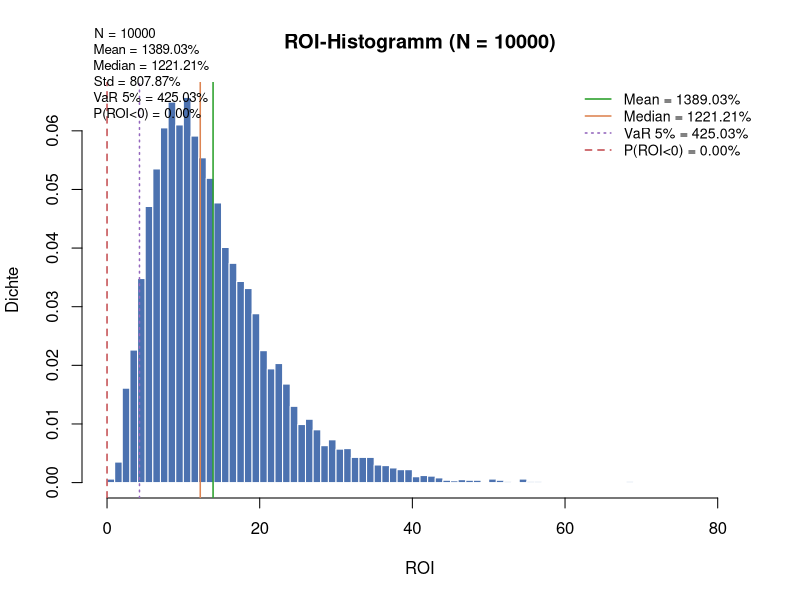
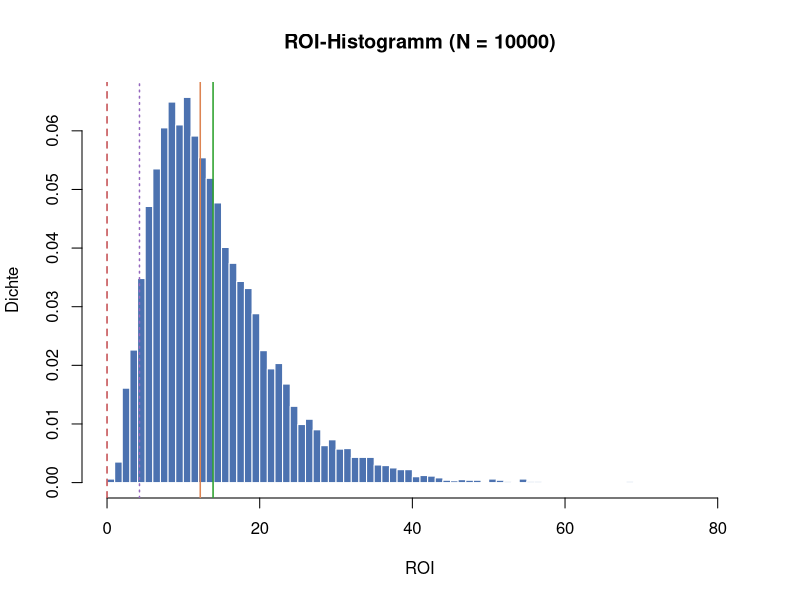

Reproduce these figures in R, in order.
#!/usr/bin/env Rscript
# -*- coding: utf-8 -*-
# =============================================================================
# Monte-Carlo-ROI-Simulation für ölindustrielle Investitionsprojekte
# -----------------------------------------------------------------------------
# Einfache RStudio-Implementierung des im Working Paper
# "Stochastische ROI-Bewertung mittels Monte-Carlo-Simulation" (Scho &
# Finkenzeller, 2026) beschriebenen Vier-Variablen-Modells.
#
# Verwendet ausschließlich Base-R (stats, graphics) — keine zusätzlichen
# Pakete erforderlich. Die Verteilungen und Kennzahlen sind 1:1 kompatibel
# zur Python-Referenzimplementierung in src/monte_carlo_roi.py.
#
# Aufruf:
#     Rscript mc_simulation.R                       # Standardparameter
#     Rscript mc_simulation.R --iterations 50000    # mehr Iterationen
#     Rscript mc_simulation.R --seed 7              # anderer Zufallssamen
#     Rscript mc_simulation.R --kein-plot           # ohne Histogramm
#
# Ausgaben (im Output-Verzeichnis, default ./output):
#     results_r.csv      Stichprobe (CAPEX, OPEX, Volumen, Preis, ROI)
#     results_r.json     Kennzahlen als JSON (für Vergleich mit Python)
#     roi_histogramm.pdf ROI-Histogramm mit VaR-Linie (Base-R-Graphics)
# =============================================================================

# ---------------------------------------------------------------------------
# 1. Argumente parsen (sehr einfach, nur Long-Optionen)
# ---------------------------------------------------------------------------

parse_args <- function(args) {
  defaults <- list(
    iter    = 10000L,
    seed    = 42L,
    ausgabe = "output",
    plot    = TRUE
  )
  i <- 1L
  while (i <= length(args)) {
    a <- args[[i]]
    if (a == "--iterations" || a == "--n") {
      defaults$iter <- as.integer(args[[i + 1L]]); i <- i + 2L
    } else if (a == "--seed") {
      defaults$seed <- as.integer(args[[i + 1L]]); i <- i + 2L
    } else if (a == "--output-dir" || a == "--ausgabe") {
      defaults$ausgabe <- args[[i + 1L]]; i <- i + 2L
    } else if (a == "--kein-plot" || a == "--no-plot") {
      defaults$plot <- FALSE; i <- i + 1L
    } else {
      i <- i + 1L
    }
  }
  defaults
}

# ---------------------------------------------------------------------------
# 2. Eingabeparameter (Dreiecksverteilung & Lognormalverteilung)
# ---------------------------------------------------------------------------
# Werte in $M (CAPEX, OPEX), M Barrel (Volumen) bzw. $/Barrel (Preis).
# Preise in $/Barrel, Volumen in M Barrel, CAPEX/OPEX in $M.
# Damit ist (Preis * Volumen) bereits in $M und alle Terme in der ROI-Formel
# sind dimensionskonsistent.

# Standardkonfiguration passend zu Abschnitt 4 des Papers.
capex_min   <- 500.0;  capex_modus  <- 750.0;  capex_max  <- 1200.0
opex_min    <- 80.0;   opex_modus   <- 120.0;  opex_max   <- 200.0
volumen_min <- 50.0;   volumen_modus <- 150.0; volumen_max <- 300.0

# Lognormal-Parameter im Log-Raum (siehe Paper §3.2.2 und Python-Referenz).
# Erwartungswert ≈ 70 $/Barrel, Streuung ≈ 25 $/Barrel.
# Hinweis: In der Python-Referenz werden mean/sigma im Dollar-Raum angegeben
# und intern in (mu_ln, sigma_ln) umgerechnet. Hier geben wir die Log-Raum-
# Parameter direkt an — die Werte 4.20 / 0.35 entsprechen der im Paper
# dokumentierten Parametrisierung und liefern E[X] ≈ 71, σ_X ≈ 25.
preis_mu    <- 4.20
preis_sigma <- 0.35

# ---------------------------------------------------------------------------
# 3. Verteilungsfunktionen (Base-R, keine Zusatzpakete)
# ---------------------------------------------------------------------------

# Stichprobe einer Dreiecksverteilung Tri(min, modus, max) der Länge n.
# Base-R bietet keine Dreiecksverteilung — wir leiten sie aus der
# allgemeinen inversen Verteilungsfunktion ab (siehe Wikipedia / Press et al.).
rtriang <- function(n, minimum, modus, maximum) {
  u <- runif(n)
  fc <- (modus - minimum) / (maximum - minimum)  # = c in der F-Verteilung
  # Inversionsmethode: Fallunterscheidung an der Mode-Position.
  links  <- u < fc
  rechts <- !links
  out <- numeric(n)
  out[links]  <- minimum + sqrt(u[links]  * (maximum - minimum) * (modus - minimum))
  out[rechts] <- maximum - sqrt((1.0 - u[rechts]) *
                                (maximum - minimum) * (maximum - modus))
  out
}

# Stichprobe einer Lognormalverteilung im Log-Raum.
# rlnorm(n, meanlog = mu, sdlog = sigma) liefert X = exp(Y) mit
# Y ~ N(mu, sigma^2).  Damit ist E[X] = exp(mu + sigma^2/2) und
# Var[X] = (exp(sigma^2) - 1) * exp(2 mu + sigma^2).
rlogn_raum <- function(n, mu_ln, sigma_ln) {
  rlnorm(n, meanlog = mu_ln, sdlog = sigma_ln)
}

# Analytische Momente der Lognormalvariablen (für Plausibilitätsreport).
lognormal_momente <- function(mu_ln, sigma_ln) {
  mittelwert <- exp(mu_ln + sigma_ln^2 / 2)
  varianz    <- (exp(sigma_ln^2) - 1) * exp(2 * mu_ln + sigma_ln^2)
  list(mittelwert = mittelwert, varianz = varianz)
}

# ---------------------------------------------------------------------------
# 4. Simulation
# ---------------------------------------------------------------------------

run_simulation <- function(n_iter, startwert) {
  set.seed(startwert)

  cat(sprintf("[INFO] Ziehe %d Stichproben aus den vier Verteilungen ...\n", n_iter))

  capex   <- rtriang(n_iter, capex_min,   capex_modus,   capex_max)
  opex    <- rtriang(n_iter, opex_min,    opex_modus,    opex_max)
  volumen <- rtriang(n_iter, volumen_min, volumen_modus, volumen_max)

  preis <- rlogn_raum(n_iter, preis_mu, preis_sigma)

  # ROI = (Preis * Volumen - CAPEX - OPEX) / CAPEX  (alle Terme in $M)
  umsatz   <- preis * volumen
  gewinn   <- umsatz - capex - opex
  roi      <- gewinn / capex

  list(capex = capex, opex = opex, volumen = volumen, preis = preis, roi = roi)
}

# ---------------------------------------------------------------------------
# 5. Kennzahlen
# ---------------------------------------------------------------------------

kennzahlen <- function(roi) {
  n   <- length(roi)
  sor <- sort(roi)
  perzentil <- function(q) {
    pos <- (n - 1) * (q / 100)
    lo  <- floor(pos); hi <- ceiling(pos)
    if (lo == hi) sor[lo + 1L] else sor[lo + 1L] + (sor[hi + 1L] - sor[lo + 1L]) *
                                                       (pos - lo)
  }
  m  <- mean(roi)
  sd_ <- sd(roi)                         # Stichprobenstandardabweichung
  schiefe <- mean(((roi - m) / sd_)^3)
  kurt    <- mean(((roi - m) / sd_)^4) - 3

  list(
    n                    = n,
    mean                 = m,
    median               = median(roi),
    std                  = sd_,
    p05                  = perzentil(5),
    p25                  = perzentil(25),
    p75                  = perzentil(75),
    p95                  = perzentil(95),
    min                  = min(roi),
    max                  = max(roi),
    var_5pct             = perzentil(5),   # Value-at-Risk auf 5 %-Niveau
    probability_of_loss  = mean(roi < 0),
    skewness             = schiefe,
    kurtosis             = kurt
  )
}

# ---------------------------------------------------------------------------
# 6. Plot (Base-R-Graphics — keine Pakete erforderlich)
# ---------------------------------------------------------------------------

plot_roi <- function(roi, kz, ausgabe) {
  pdf_path <- file.path(ausgabe, "roi_histogramm.pdf")
  png_path <- file.path(ausgabe, "roi_histogramm.png")

  # PDF-Hauptdatei
  pdf(pdf_path, width = 10, height = 6)

  # Haupt-Histogramm
  hist(roi, breaks = 80, freq = FALSE, col = "#4c72b0", border = "white",
       main = sprintf("ROI-Histogramm (N = %d)", length(roi)),
       xlab = "ROI", ylab = "Dichte")

  # Vertikale Markierungslinien
  abline(v = 0, col = "#c44e52", lwd = 1.5, lty = 2)
  abline(v = kz$mean,   col = "#2ca02c", lwd = 1.5, lty = 1)
  abline(v = kz$median, col = "#dd8452", lwd = 1.5, lty = 1)
  abline(v = kz$var_5pct, col = "#9467bd", lwd = 1.5, lty = 3)

  # Legende
  legende <- c(
    sprintf("Mean = %.2f%%",   100 * kz$mean),
    sprintf("Median = %.2f%%", 100 * kz$median),
    sprintf("VaR 5%% = %.2f%%", 100 * kz$var_5pct),
    sprintf("P(ROI<0) = %.2f%%", 100 * kz$probability_of_loss)
  )
  legend("topright", legend = legende,
         col    = c("#2ca02c", "#dd8452", "#9467bd", "#c44e52"),
         lwd    = 1.5, lty = c(1, 1, 3, 2), bty = "n", cex = 0.85)

  # Kennzahlen-Box
  text_str <- sprintf(
    paste0("N = %d\nMean = %.2f%%\nMedian = %.2f%%\nStd = %.2f%%\n",
           "VaR 5%% = %.2f%%\nP(ROI<0) = %.2f%%"),
    kz$n, 100 * kz$mean, 100 * kz$median, 100 * kz$std,
    100 * kz$var_5pct, 100 * kz$probability_of_loss
  )
  mtext(text_str, side = 3, line = -2, adj = 0.02, cex = 0.8, font = 1)

  dev.off()

  # PNG-Kopie (best-effort — schlägt fehl, wenn kein PNG-Device verfügbar)
  png_ok <- tryCatch({
    png(png_path, width = 1200, height = 800, res = 150)
    hist(roi, breaks = 80, freq = FALSE, col = "#4c72b0", border = "white",
         main = sprintf("ROI-Histogramm (N = %d)", length(roi)),
         xlab = "ROI", ylab = "Dichte")
    abline(v = 0, col = "#c44e52", lwd = 1.5, lty = 2)
    abline(v = kz$mean,   col = "#2ca02c", lwd = 1.5, lty = 1)
    abline(v = kz$median, col = "#dd8452", lwd = 1.5, lty = 1)
    abline(v = kz$var_5pct, col = "#9467bd", lwd = 1.5, lty = 3)
    dev.off()
    TRUE
  }, error = function(e) {
    if (length(dev.list()) > 0) try(dev.off(), silent = TRUE)
    FALSE
  })

  if (png_ok) c(pdf_path, png_path) else pdf_path
}

# ---------------------------------------------------------------------------
# 7. Ausgabe (CSV + JSON)
# ---------------------------------------------------------------------------

schreibe_csv <- function(stichproben, ausgabe) {
  pfad <- file.path(ausgabe, "results_r.csv")
  df <- data.frame(
    capex   = stichproben$capex,
    opex    = stichproben$opex,
    volumen = stichproben$volumen,
    preis   = stichproben$preis,
    roi     = stichproben$roi
  )
  write.csv(df, pfad, row.names = FALSE)
  pfad
}

# Sehr einfache JSON-Serialisierung per sprintf, damit kein Zusatzpaket
# (jsonlite) nötig ist. Zahlen werden mit 6 Nachkommastellen formatiert.
schreibe_json <- function(kz, cfg, ausgabe) {
  pfad <- file.path(ausgabe, "results_r.json")
  num <- function(x) if (is.na(x)) "null" else sprintf("%.6f", x)
  int <- function(x) as.character(as.integer(x))
  bool <- function(x) if (isTRUE(x)) "true" else "false"

  json <- sprintf(
    paste(
      '{',
      '"config": {',
        '"iterations": %d, "seed": %d,',
        '"capex":  {"low": %.1f, "mode": %.1f, "high": %.1f},',
        '"opex":   {"low": %.1f, "mode": %.1f, "high": %.1f},',
        '"volume": {"low": %.1f, "mode": %.1f, "high": %.1f},',
        '"price":  {"mu_ln": %.4f, "sigma_ln": %.4f}',
      '},',
      '"summary": {',
        '"n": %d, "mean": %s, "median": %s, "std": %s,',
        '"p05": %s, "p25": %s, "p75": %s, "p95": %s,',
        '"min": %s, "max": %s,',
        '"var_5pct": %s, "probability_of_loss": %s,',
        '"skewness": %s, "kurtosis": %s',
      '}}',
      sep = ""
    ),
    cfg$iter, cfg$seed,
    capex_min,   capex_modus,   capex_max,
    opex_min,    opex_modus,    opex_max,
    volumen_min, volumen_modus, volumen_max,
    preis_mu,    preis_sigma,
    kz$n, num(kz$mean), num(kz$median), num(kz$std),
    num(kz$p05), num(kz$p25), num(kz$p75), num(kz$p95),
    num(kz$min), num(kz$max),
    num(kz$var_5pct), num(kz$probability_of_loss),
    num(kz$skewness), num(kz$kurtosis)
  )
  writeLines(json, pfad, useBytes = TRUE)
  pfad
}

# ---------------------------------------------------------------------------
# 8. Konsolen-Report (deutsch)
# ---------------------------------------------------------------------------

drucke_report <- function(kz, cfg, dateien) {
  cat("\n=== Monte-Carlo-ROI — Ergebnisreport (R-Implementierung) ===\n")
  cat(sprintf("Iterationen : %d  (Seed = %d)\n", cfg$iter, cfg$seed))

  cat("\nInput-Erwartungswerte (analytisch):\n")
  cat(sprintf("  E[CAPEX]   = %10.2f $M\n", (capex_min + capex_modus + capex_max) / 3))
  cat(sprintf("  E[OPEX]    = %10.2f $M\n", (opex_min  + opex_modus  + opex_max)  / 3))
  cat(sprintf("  E[Volumen] = %10.2f M Barrel\n",
              (volumen_min + volumen_modus + volumen_max) / 3))
  lp <- lognormal_momente(preis_mu, preis_sigma)
  cat(sprintf("  E[Preis]   = %10.2f $/Barrel  (Var = %.2f)\n",
              lp$mittelwert, lp$varianz))

  cat("\nROI-Kennzahlen (Stichprobe):\n")
  cat(sprintf("  Mean     = %6.2f%%\n", 100 * kz$mean))
  cat(sprintf("  Median   = %6.2f%%\n", 100 * kz$median))
  cat(sprintf("  Std      = %6.2f%%\n", 100 * kz$std))
  cat(sprintf("  P05      = %6.2f%%\n", 100 * kz$p05))
  cat(sprintf("  P95      = %6.2f%%\n", 100 * kz$p95))
  cat(sprintf("  VaR 5%%   = %6.2f%%\n", 100 * kz$var_5pct))
  cat(sprintf("  P(ROI<0) = %6.2f%%\n", 100 * kz$probability_of_loss))
  cat(sprintf("  Min/Max  = %6.2f%% / %6.2f%%\n",
              100 * kz$min, 100 * kz$max))

  cat("\nArtefakte:\n")
  for (d in dateien) cat(sprintf("  - %s\n", d))
  cat("\n")
}

# ---------------------------------------------------------------------------
# 9. Hauptprogramm
# ---------------------------------------------------------------------------

main <- function() {
  args    <- commandArgs(trailingOnly = TRUE)
  cfg     <- parse_args(args)
  ausgabe <- cfg$ausgabe
  dir.create(ausgabe, showWarnings = FALSE, recursive = TRUE)

  cat(sprintf("Monte-Carlo-ROI-Simulation (R) — %d Iterationen, Seed = %d\n",
              cfg$iter, cfg$seed))
  cat(sprintf("Ausgabe-Verzeichnis: %s\n\n", ausgabe))

  stichproben <- run_simulation(cfg$iter, cfg$seed)
  kz          <- kennzahlen(stichproben$roi)

  dateien <- c()
  dateien <- c(dateien, schreibe_csv(stichproben, ausgabe))
  dateien <- c(dateien, schreibe_json(kz, cfg, ausgabe))
  if (isTRUE(cfg$plot)) {
    dateien <- c(dateien, plot_roi(stichproben$roi, kz, ausgabe))
  }

  drucke_report(kz, cfg, dateien)
  invisible(0)
}

if (!exists("PAPERCLIP_IMPORT_TEST")) main()
